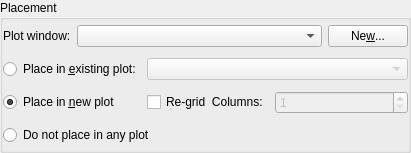
<ui version="4.0" stdsetdef="1" >
  <author></author>
  <comment></comment>
  <exportmacro></exportmacro>
  <class>CurvePlacementWidget</class>
  <widget class="QWidget" name="CurvePlacementWidget" >
    <property name="geometry" >
      <rect>
        <x>0</x>
        <y>0</y>
        <width>411</width>
        <height>153</height>
      </rect>
    </property>
    <property name="sizePolicy" >
      <sizepolicy>
        <hsizetype>5</hsizetype>
        <vsizetype>5</vsizetype>
        <horstretch>0</horstretch>
        <verstretch>0</verstretch>
      </sizepolicy>
    </property>
    <layout class="QGridLayout" >
      <property name="margin" >
        <number>0</number>
      </property>
      <property name="spacing" >
        <number>0</number>
      </property>
      <item row="0" column="0" >
        <widget class="QGroupBox" name="_curvePlacementGroup" >
          <property name="title" >
            <string>Placement</string>
          </property>
          <layout class="QGridLayout" >
            <property name="margin" >
              <number>0</number>
            </property>
            <item row="0" column="0" >
              <widget class="QLabel" name="textLabel1" >
                <property name="text" >
                  <string>Plot window:</string>
                </property>
                <property name="buddy" stdset="0" >
                  <cstring>_plotWindow</cstring>
                </property>
                <property name="wordWrap" >
                  <bool>false</bool>
                </property>
              </widget>
            </item>
            <item rowspan="1" row="0" column="1" colspan="3" >
              <widget class="KComboBox" name="_plotWindow" >
                <property name="sizePolicy" >
                  <sizepolicy>
                    <hsizetype>1</hsizetype>
                    <vsizetype>0</vsizetype>
                    <horstretch>1</horstretch>
                    <verstretch>0</verstretch>
                  </sizepolicy>
                </property>
              </widget>
            </item>
            <item row="0" column="4" >
              <widget class="QPushButton" name="_newWindow" >
                <property name="text" >
                  <string>Ne&amp;w...</string>
                </property>
              </widget>
            </item>
            <item rowspan="1" row="3" column="0" colspan="3" >
              <widget class="QRadioButton" name="_dontPlace" >
                <property name="text" >
                  <string>Do not place in any plot</string>
                </property>
              </widget>
            </item>
            <item rowspan="1" row="1" column="0" colspan="2" >
              <widget class="QRadioButton" name="_inPlot" >
                <property name="text" >
                  <string>Place in &amp;existing plot:</string>
                </property>
              </widget>
            </item>
            <item rowspan="1" row="2" column="0" colspan="2" >
              <widget class="QRadioButton" name="_newPlot" >
                <property name="text" >
                  <string>Place in &amp;new plot</string>
                </property>
                <property name="checked" >
                  <bool>true</bool>
                </property>
              </widget>
            </item>
            <item row="2" column="2" >
              <widget class="QCheckBox" name="_reGrid" >
                <property name="text" >
                  <string>Re-grid  Columns:</string>
                </property>
              </widget>
            </item>
            <item rowspan="1" row="2" column="3" colspan="2" >
              <widget class="QSpinBox" name="_plotColumns" >
                <property name="enabled" >
                  <bool>false</bool>
                </property>
                <property name="sizePolicy" >
                  <sizepolicy>
                    <hsizetype>1</hsizetype>
                    <vsizetype>0</vsizetype>
                    <horstretch>1</horstretch>
                    <verstretch>0</verstretch>
                  </sizepolicy>
                </property>
                <property name="maximum" >
                  <number>10</number>
                </property>
                <property name="minimum" >
                  <number>1</number>
                </property>
                <property name="value" >
                  <number>1</number>
                </property>
                <property name="whatsThis" stdset="0" >
                  <string>AutoLayout will place the plots in a grid with this many columns.</string>
                </property>
              </widget>
            </item>
            <item rowspan="1" row="1" column="2" colspan="3" >
              <widget class="QComboBox" name="_plotList" >
                <property name="enabled" >
                  <bool>false</bool>
                </property>
                <property name="sizePolicy" >
                  <sizepolicy>
                    <hsizetype>5</hsizetype>
                    <vsizetype>0</vsizetype>
                    <horstretch>1</horstretch>
                    <verstretch>0</verstretch>
                  </sizepolicy>
                </property>
                <property name="editable" >
                  <bool>false</bool>
                </property>
                <property name="insertPolicy" >
                  <enum>QComboBox::InsertAtTop</enum>
                </property>
                <property name="autoCompletion" >
                  <bool>true</bool>
                </property>
                <property name="duplicatesEnabled" >
                  <bool>false</bool>
                </property>
                <property name="whatsThis" stdset="0" >
                  <string>The name of the data file which will be read for this vector.</string>
                </property>
              </widget>
            </item>
          </layout>
        </widget>
      </item>
    </layout>
  </widget>
  <layoutdefault spacing="6" margin="11" />
  <pixmapfunction>qPixmapFromMimeSource</pixmapfunction>
  <customwidgets>
    <customwidget>
      <class>KComboBox</class>
      <extends>QComboBox</extends>
      <header>kcombobox.h</header>
    </customwidget>
  </customwidgets>
  <tabstops>
    <tabstop>_plotWindow</tabstop>
    <tabstop>_newWindow</tabstop>
    <tabstop>_newPlot</tabstop>
    <tabstop>_plotList</tabstop>
    <tabstop>_reGrid</tabstop>
    <tabstop>_plotColumns</tabstop>
    <tabstop>_inPlot</tabstop>
    <tabstop>_dontPlace</tabstop>
  </tabstops>
  <includes>
    <include location="local" >kcombobox.h</include>
  </includes>
  <connections>
    <connection>
      <sender>_plotWindow</sender>
      <signal>activated(int)</signal>
      <receiver>CurvePlacementWidget</receiver>
      <slot>updatePlotList()</slot>
    </connection>
    <connection>
      <sender>_newWindow</sender>
      <signal>clicked()</signal>
      <receiver>CurvePlacementWidget</receiver>
      <slot>newWindow()</slot>
    </connection>
    <connection>
      <sender>_inPlot</sender>
      <signal>clicked()</signal>
      <receiver>CurvePlacementWidget</receiver>
      <slot>updateEnabled()</slot>
    </connection>
    <connection>
      <sender>_newPlot</sender>
      <signal>clicked()</signal>
      <receiver>CurvePlacementWidget</receiver>
      <slot>updateEnabled()</slot>
    </connection>
    <connection>
      <sender>_dontPlace</sender>
      <signal>clicked()</signal>
      <receiver>CurvePlacementWidget</receiver>
      <slot>updateEnabled()</slot>
    </connection>
    <connection>
      <sender>_plotWindow</sender>
      <signal>textChanged(QString)</signal>
      <receiver>CurvePlacementWidget</receiver>
      <slot>updateGrid()</slot>
    </connection>
    <connection>
      <sender>_reGrid</sender>
      <signal>clicked()</signal>
      <receiver>CurvePlacementWidget</receiver>
      <slot>updateEnabled()</slot>
    </connection>
  </connections>
</ui>
